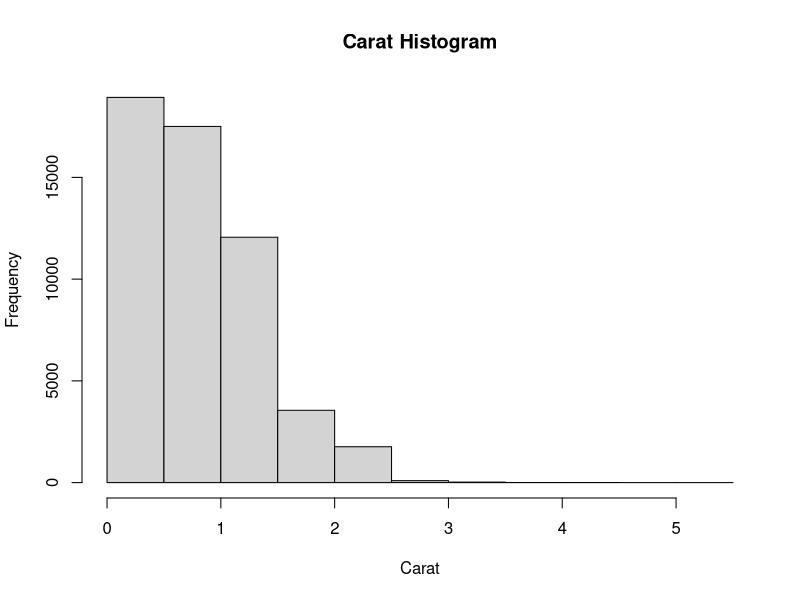
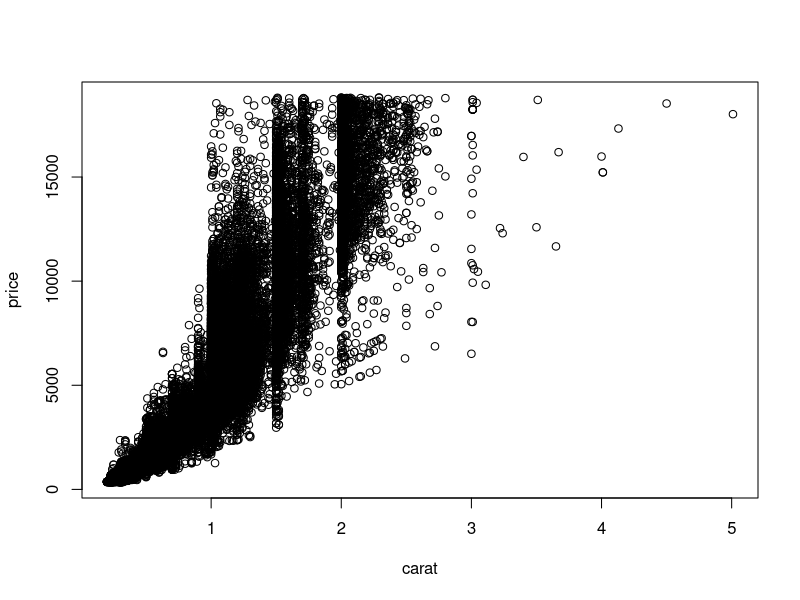
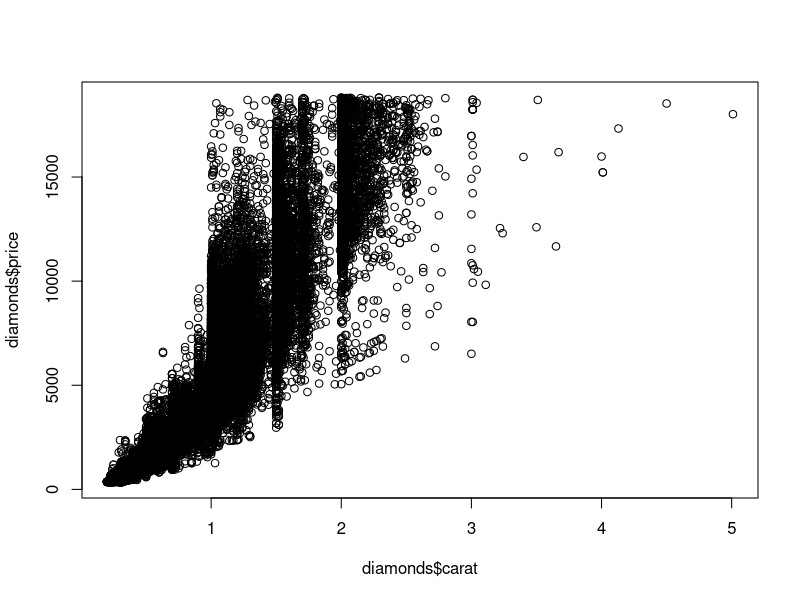
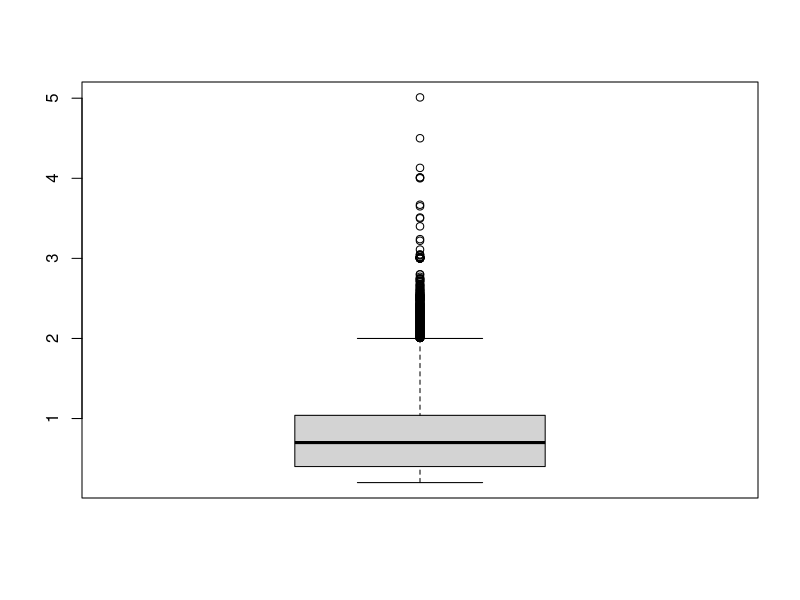
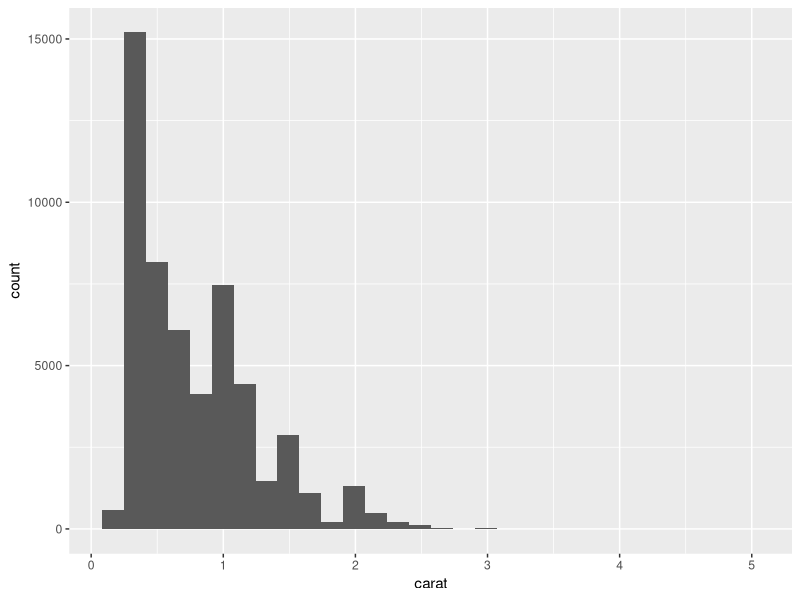
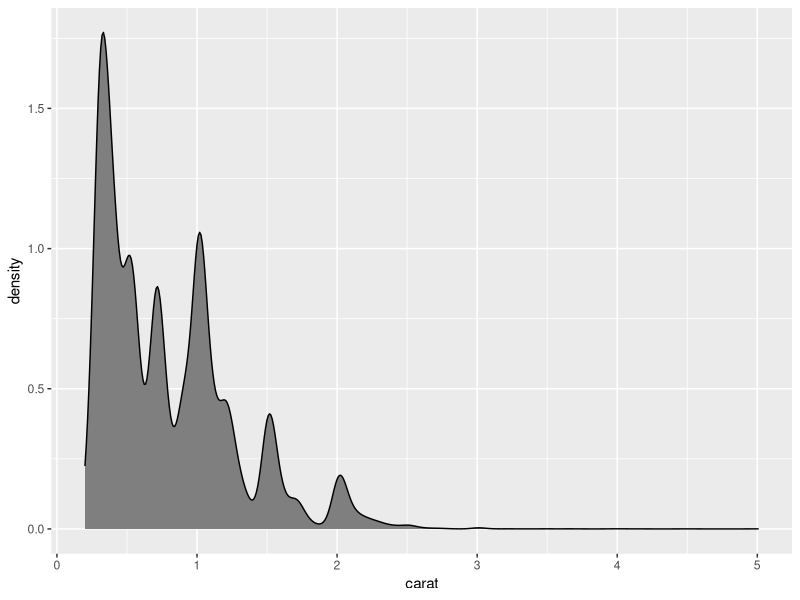
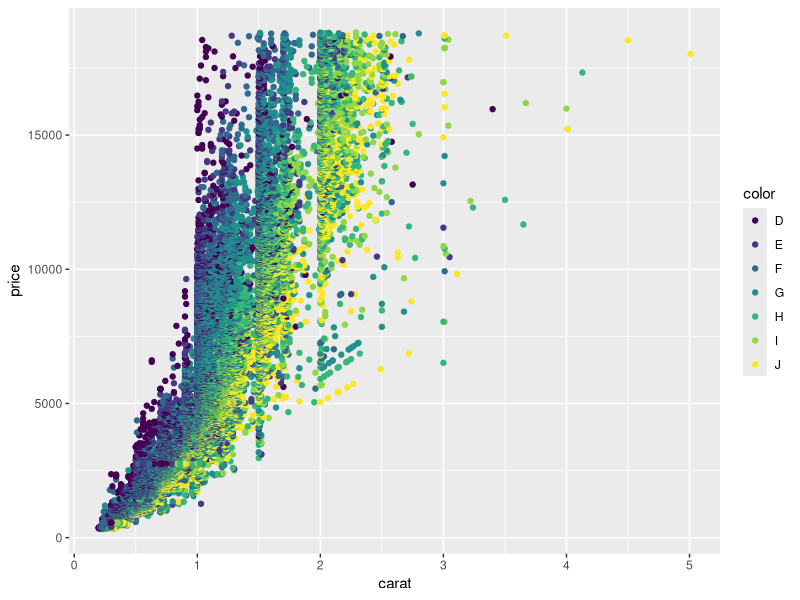
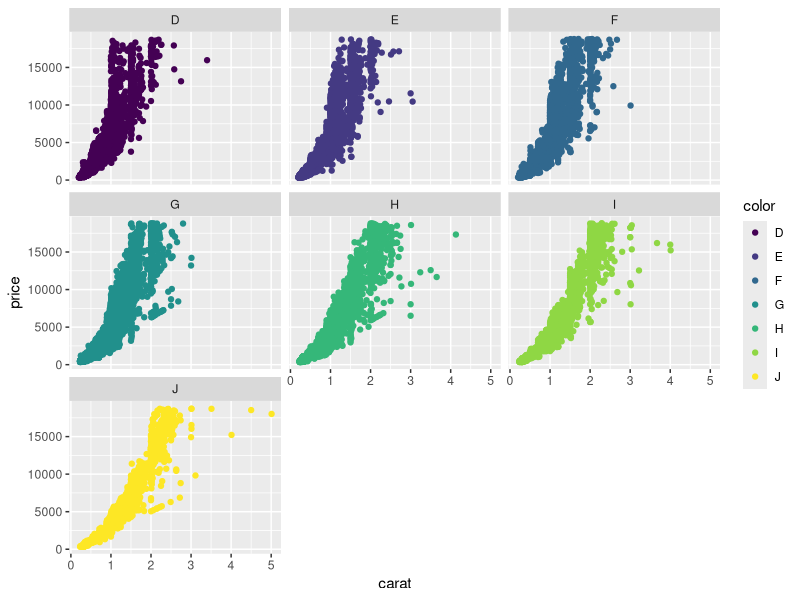

These charts were generated, in order, by the following R code:
## ---- chunk 1
knitr::opts_chunk$set(echo = TRUE)
## ---- chunk 2
require(ggplot2)
data(diamonds)
head(diamonds)
## ---- chunk 3
hist(diamonds$carat, main="Carat Histogram", xlab="Carat")
## ---- chunk 4
plot(price ~ carat, data=diamonds)
## ---- chunk 5
plot(diamonds$carat, diamonds$price)
## ---- chunk 6
boxplot(diamonds$carat)
## ---- chunk 7
ggplot(data=diamonds) + geom_histogram(aes(x=carat)) 
## ---- chunk 8
ggplot(data=diamonds) + geom_density(aes(x=carat) , fill = "grey50")
## ---- chunk 9
g <- ggplot(diamonds, aes(x=carat,y=price))
g + geom_point(aes(color=color))
## ---- chunk 10
g + geom_point(aes(color=color)) + facet_wrap(~color)
## ---- chunk 11
g + geom_point(aes(color=color)) + facet_grid(cut~clarity)
## ---- chunk 12
ggplot(diamonds,aes(y=carat, x=1)) + geom_boxplot()
## ---- chunk 13
ggplot(diamonds,aes(y=carat, x=cut)) + geom_boxplot()
## ---- chunk 14
require(gridExtra)
p1 <- ggplot(diamonds,aes(y=carat,x=cut)) + geom_point() + geom_violin()
p2 <- ggplot(diamonds,aes(y=carat,x=cut)) + geom_violin() + geom_point()
grid.arrange(p1, p2, ncol=2)
## ---- chunk 15
data(economics)
head(economics)
## ---- chunk 16
ggplot(economics, aes(x=date, y=pop)) + geom_line()
## ---- chunk 17
require(lubridate)

## create year and month columns
economics$year <- year(economics$date)
economics$month <- month(economics$date)

## subset the data
econ2000 <- economics[which(economics$year>=2000),]

head(econ2000)
## ---- chunk 18
g <- ggplot(econ2000,aes(x=month, y=pop))
g <- g + geom_line(aes(color=factor(year), group=year))
g <- g + scale_color_discrete(name="Year")
g <- g + labs(title="Population Growth", x="Month",y="Population")
g
## ---- chunk 19
require(ggthemes)
g2 <- ggplot(diamonds, aes(x=carat, y=price)) + geom_point(aes(color=color))

## Lets apply few themes
p1 <- g2 + theme_economist() + scale_color_economist()
p2 <- g2 + theme_excel() + scale_color_excel()
p3 <- g2 + theme_tufte()
p4 <- g2 + theme_wsj()
grid.arrange(p1, p2, p3, p4, nrow=2, ncol=2)
